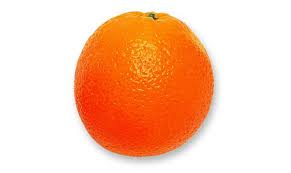
#> input picture orange.jpg, 291 x 173 px
$ python morphing.py
#> lines starting #> are read from the running program, lines starting #| are printed output that depends on the picture
import numpy
import cv2
import math

input1 = cv2.imread('orange.jpg', 0)
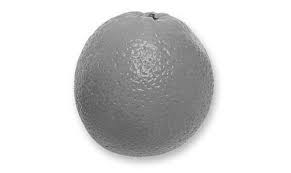
#> input1: shape (173, 291); min 37, max 255, mean 213.8
input2 = cv2.imread('one.jpg', 0)
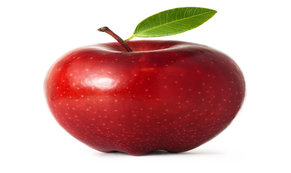
#> input picture one.jpg, 291 x 173 px
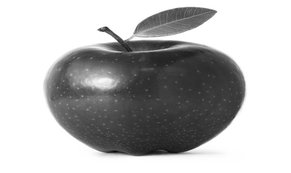
#> input2: shape (173, 291); min 7, max 255, mean 182.6
out = input1.copy()
B = 20
interval = 1/(2 * B)

cv2.imshow('input image 1', input1)
cv2.imshow('input image 2', input2)
print(input1.shape)
#| (173, 291)
print(input2.shape)
#| (173, 291)

w = input1.shape[1] / 2
#> w = 145.5

for i in range(input1.shape[0]):
    a = 1
    b = 0
    for j in range(input1.shape[1]):
        a1 = input1.item(i,j)
        a2 = input2.item(i,j)
        if j < (w - B):
            out.itemset((i,j),a1)
        elif j > (w + B):
            out.itemset((i,j),a2)
        else:
            out.itemset((i,j), a*a1 + b*a2)
            a -= interval
            b += interval
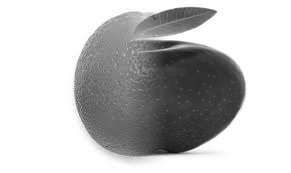
#> out: shape (173, 291); min 11, max 255, mean 192.6

cv2.imshow('output', out)

cv2.waitKey(0)
cv2.destroyAllWindows()
